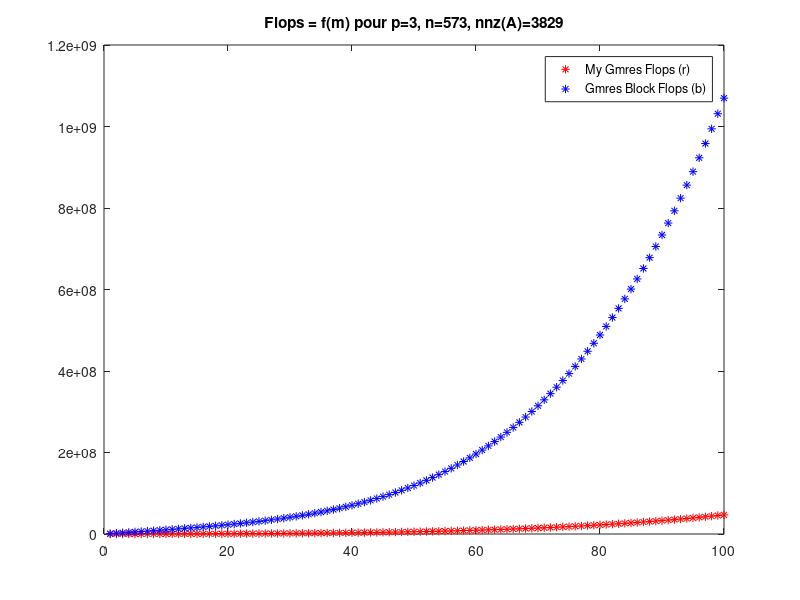

The MATLAB script that drew this image:
clear all;
close all;
n = 573;
nnzA = 3829;
m=[1:100];
p = 3;
figure(1)

for i = 1:100
    FlopGmres = 2*i*(i+1)*n + 2*i*nnzA-i*n+2*sum(([1:i]+1).*([1:i].^2)-(1/3)*([1:i].^3));
    plot(i,FlopGmres,'r*')
    hold on;
    FlopBlock = i*p*n^2 - 2*(p^3)*i/3 + 2*sum(p*([1:i]+1).*((p*[1:i]).^2)-(1/3)*(p*[1:i]).^3) + 2*p*n*i.*(i+1)
    plot(i,FlopBlock,'b*')
end
legend('My Gmres Flops (r)','Gmres Block Flops (b)')
title('Flops = f(m) pour p=3, n=573, nnz(A)=3829')
